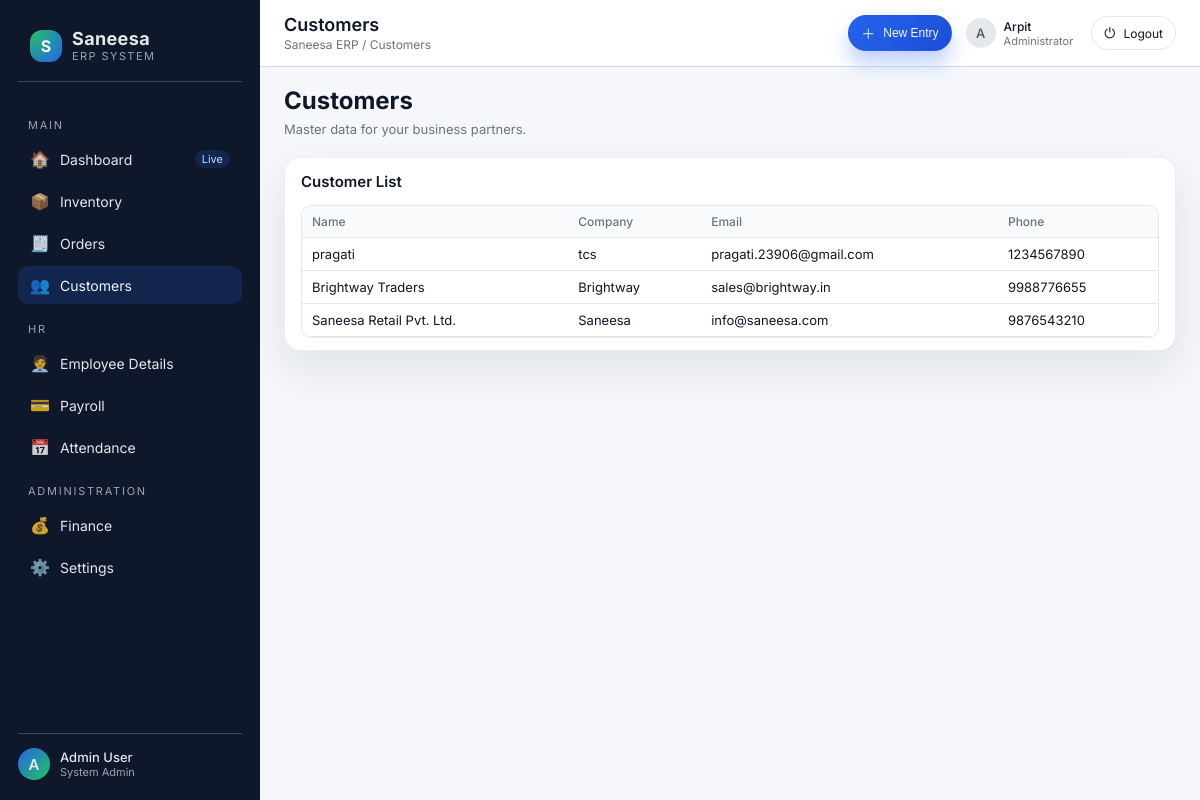
Page /customers (signed in) on the committed database.
### app.py (models this page shows)
class Customer(db.Model):
    __tablename__ = 'customers'
    id = db.Column(db.Integer, primary_key=True)
    name = db.Column(db.String(120), nullable=False)
    email = db.Column(db.String(120))
    phone = db.Column(db.String(50))
    company = db.Column(db.String(120))

### app.py (the view, shortened to what this page needs)
@app.route("/customers", methods=["GET", "POST"])
@login_required
def customers_page():
    customers = Customer.query.order_by(Customer.id.desc()).all()
    return render_template("customers.html", page_title="Customers", customers=customers)

### app.py (called while the page is built)
def login_required(f):
    @wraps(f)
    def wrapper(*args, **kwargs):
        if "admin_id" not in session:
            return redirect(url_for("login"))
        return f(*args, **kwargs)
    return wrapper

### templates/customers.html (shortened to what this page needs)
{% extends "base.html" %}
{% block content %}
<div class="content__header-row">
  <div class="content__header-meta">
    <h2>Customers</h2>
    <div class="content__subtitle">
      Master data for your business partners.
    </div>
  </div>
</div>
<section class="panel">
  <div class="panel__header">
    <div class="panel__title">Customer List</div>
  </div>
  <div class="table-wrapper">
    <table>
      <thead>
        <tr>
          <th>Name</th>
          <th>Company</th>
          <th>Email</th>
          <th>Phone</th>
        </tr>
      </thead>
      <tbody>
      {% for c in customers %}
        <tr>
          <td>{{ c.name }}</td>
          <td>{{ c.company }}</td>
          <td>{{ c.email }}</td>
          <td>{{ c.phone }}</td>
        </tr>
      {% else %}
        <tr>
          <td colspan="4">No customers yet.</td>
        </tr>
      {% endfor %}
      </tbody>
    </table>
  </div>
</section>
{% endblock %}

### static/css/style.css (style rules this page uses)
:root { --bg-body: #f5f7fb; --bg-sidebar: #0f172a; --bg-sidebar-hover: #111827; --bg-card: #ffffff; --bg-topbar: #ffffff; --primary: #2563eb; --primary-soft: #dbeafe; --text-main: #0f172a; --text-muted: #6b7280; --border-subtle: #e5e7eb; --radius-lg: 16px; --radius-md: 10px; --shadow-soft: 0 18px 45px rgba(15, 23, 42, 0.09); --transition: 200ms ease; }
* { box-sizing: border-box; margin: 0; padding: 0; }
body { font-family: "Inter", system-ui, -apple-system, BlinkMacSystemFont, "Segoe UI", sans-serif; background: var(--bg-body); color: var(--text-main); min-height: 100vh; display: flex; }
.content__header-row { display: flex; align-items: center; justify-content: space-between; gap: 18px; flex-wrap: wrap; }
.content__header-meta { display: flex; flex-direction: column; gap: 6px; }
.content__subtitle { font-size: 13px; color: var(--text-muted); }
.panel { background: var(--bg-card); border-radius: var(--radius-lg); box-shadow: var(--shadow-soft); border: 1px solid rgba(148, 163, 184, 0.18); padding: 14px 16px 12px; display: flex; flex-direction: column; gap: 10px; }
.panel__header { display: flex; align-items: center; justify-content: space-between; margin-bottom: 4px; }
.panel__title { font-size: 15px; font-weight: 600; }
.table-wrapper { border-radius: var(--radius-md); border: 1px solid var(--border-subtle); overflow: hidden; font-size: 13px; }
table { width: 100%; border-collapse: collapse; }
thead { background: #f9fafb; }
th, td { padding: 8px 10px; text-align: left; border-bottom: 1px solid var(--border-subtle); }
th { font-weight: 500; font-size: 12px; color: var(--text-muted); }

### rows in the picture
Customer: name "pragati", company "tcs", email "pragati.23906@gmail.com", phone "1234567890"
Customer: name "Brightway Traders", company "Brightway", email "sales@brightway.in", phone "9988776655"
Customer: name "Saneesa Retail Pvt. Ltd.", company "Saneesa", email "info@saneesa.com", phone "9876543210"

### other values in the picture
{{ page_title }} "Customers"
